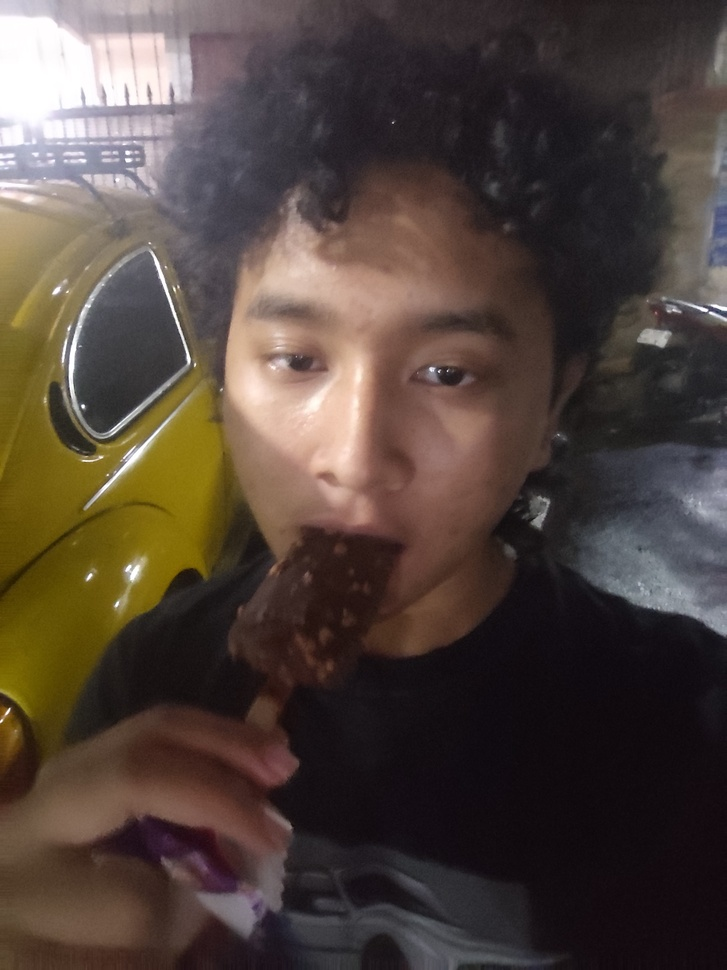
#> input picture assets/test_image.jpg, 727 x 970 px, shrunk from 3456 x 4608 before the run, found by its file name
$ python temp_find_block.py
#> lines starting #> are read from the running program, lines starting #| are printed output that depends on the picture
import cv2
import numpy as np
import os

def find_textured_block():
    img_path = 'assets/test_image.jpg'
    if not os.path.exists(img_path):
        print("Missing asset")
        return

    img = cv2.imread(img_path)
#> img is the input picture: shape (970, 727, 3); mean B, G, R 60, 67.6, 80.5
    green = img[:, :, 1]
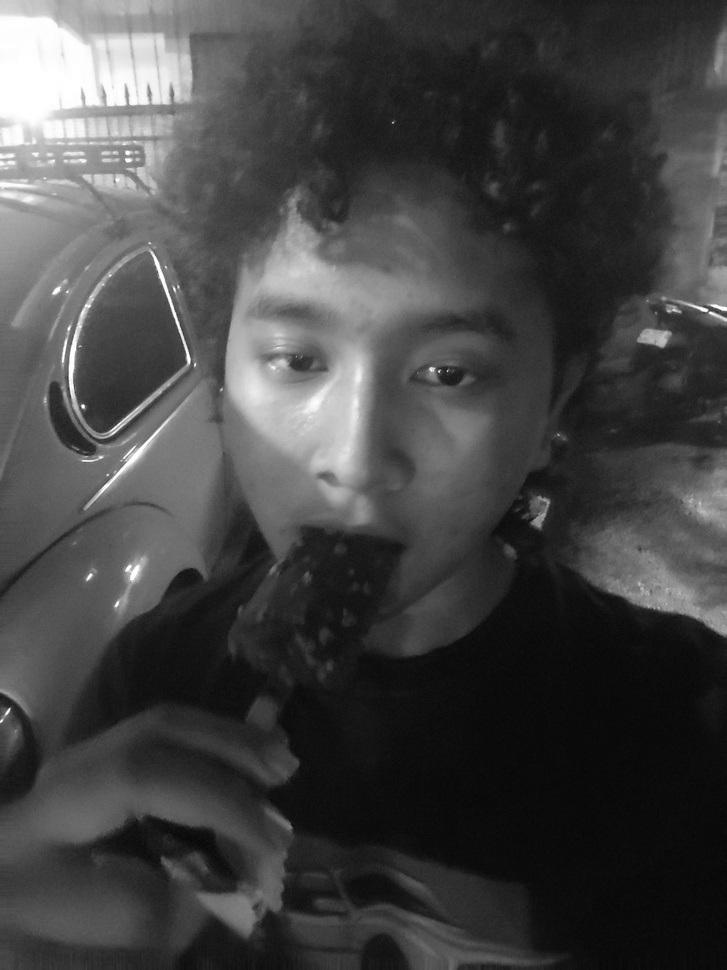
#> green: shape (970, 727); min 6, max 255, mean 67.6
    h, w = green.shape
#> h = 970; w = 727

    max_var = -1
    best_coords = (0, 0)

    # Scan middle area of the image for texture
    for y in range(h // 4, 3 * h // 4, 8):
        for x in range(w // 4, 3 * w // 4, 8):
            block = green[y:y+8, x:x+8]
            var = np.var(block)
            if var > max_var:
                max_var = var
                best_coords = (y, x)
#> after the loop, best_coords = (354, 181); max_var = 5624

    print(f"Best: {best_coords} (Var: {max_var:.2f})")
#| Best: (354, 181) (Var: 5624.01)

if __name__ == "__main__":
    find_textured_block()
